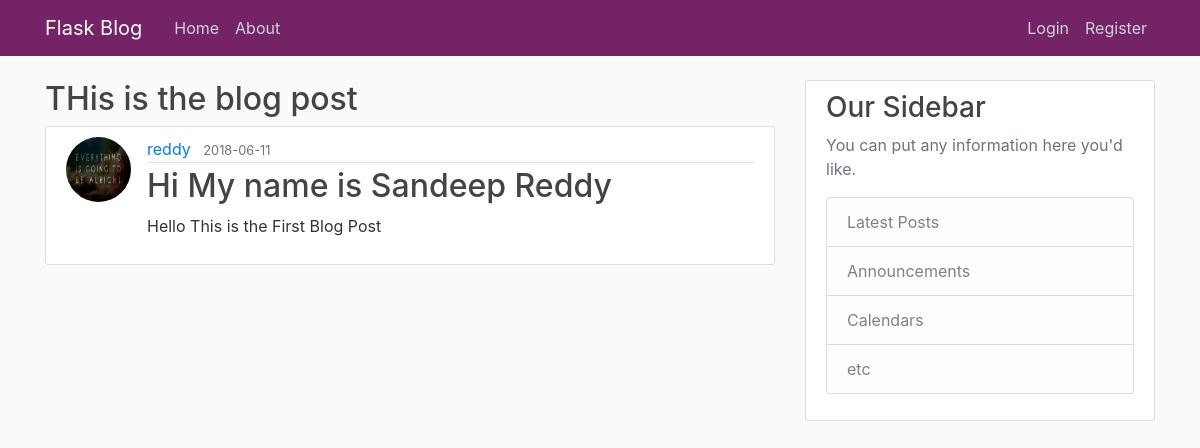
The page /post/2 on the database as committed earlier.
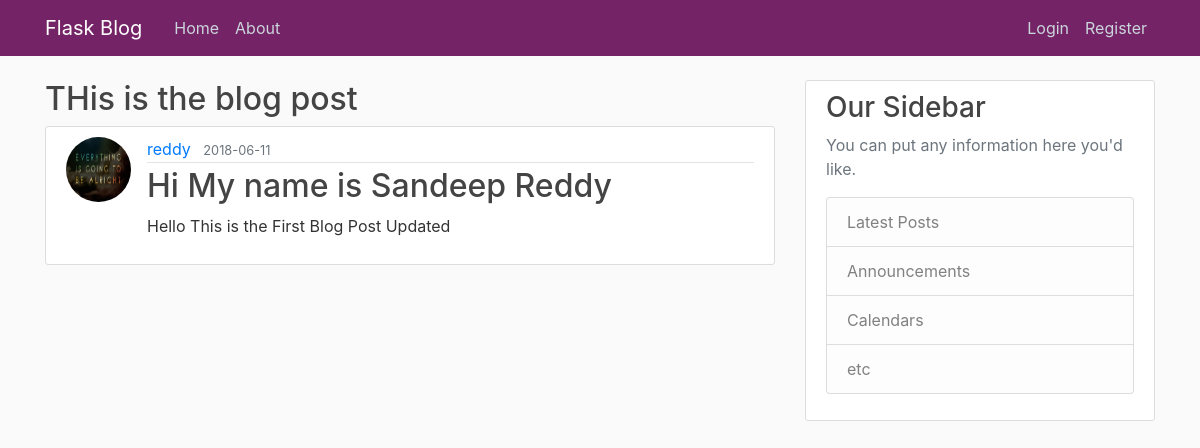
The same page on the database as committed later.
### flask_blog/models.py (models this page shows, shortened)
class Post(db.Model):
    id = db.Column(db.Integer, primary_key=True)
    title = db.Column(db.String(100), nullable=False)
    date_posted = db.Column(
        db.DateTime, nullable=False, default=datetime.utcnow)
    content = db.Column(db.Text, nullable=False)
    user_id = db.Column(db.Integer, db.ForeignKey('user.id'), nullable=False)

### flask_blog/routes.py (the view)
@app.route("/post/<int:post_id>")
def post(post_id):
    post = Post.query.get_or_404(post_id)
    return render_template('post.html',title = post.title,post=post)

### flask_blog/templates/post.html
{% extends "layout.html" %} {%block content%}
<h2>THis is the blog post</h2>
<article class="media content-section">
    <img class="rounded-circle article-img" src="{{ url_for('static', filename='profile_pic/' + post.author.image_file) }}">
    <div class="media-body">
        <div class="article-metadata">
            <a class="mr-2" href="#">{{ post.author.username }}</a>
            <small class="text-muted">{{ post.date_posted.strftime('%Y-%m-%d') }}</small>
        </div>
        <h2>
            <a class="article-title" >{{ post.title }}</a>
        </h2>
        <p class="article-content">{{ post.content }}</p>
    </div>
</article>
{% endblock content %}

Rows that differ between the two databases and show on the page:
changed Post "Hi My name is Sandeep Reddy": content "Hello This is the First Blog Post" → "Hello This is the First Blog Post Updated"
